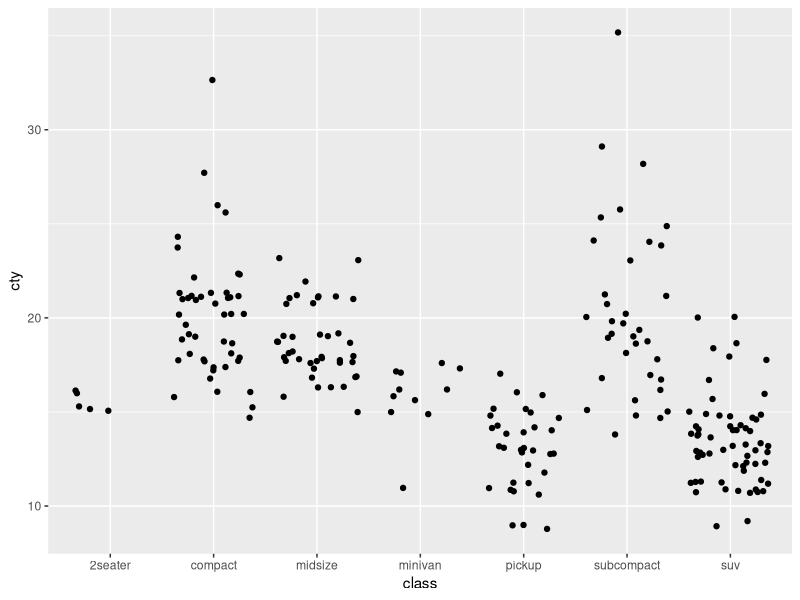

The R script that drew this image:
## ---- chunk 1
knitr::opts_chunk$set(echo = TRUE)
library(tidyverse)
## ---- chunk 2
ggplot(data = mpg, aes(x = class, y = cty)) +
	geom_jitter()
